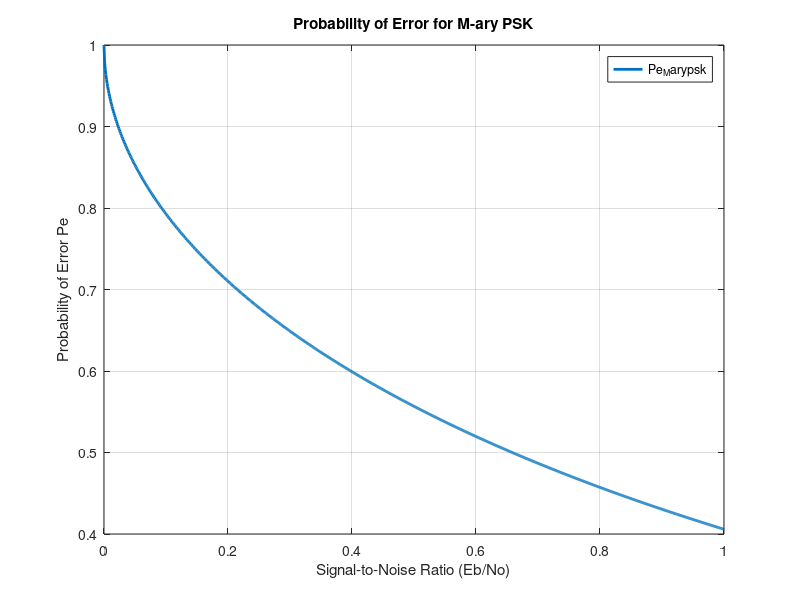

Write the MATLAB code that produced this figure.
% User inputs
Eb = input('Enter the Energy per bit in Joules: ');
No = input('Enter the PSD of Noise in micro Watts/Hz: ');
M = input('Enter the number of symbols: ');

% Calculate the Signal-to-Noise Ratio (Eb/No)
x = 0:0.001:(Eb/No);

% Calculate Probability of Error for M-ary PSK
Pe_Marypsk = erfc(sqrt(x) .* sind(180/M));

% Plotting
figure; % Create a new figure
plot(x, Pe_Marypsk, 'LineWidth', 2); % Plot with line width
grid on; % Enable grid
xlabel('Signal-to-Noise Ratio (Eb/No)'); % X-axis label
ylabel('Probability of Error Pe'); % Y-axis label
legend('Pe_Marypsk'); % Legend
title('Probability of Error for M-ary PSK'); % Title